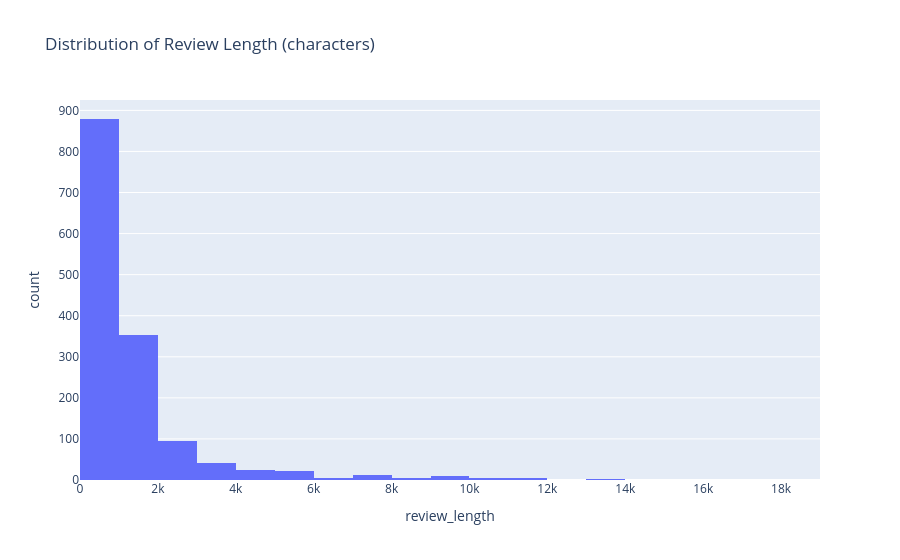

This figure's notebook cell:
### Markdown cell above
**Interpretation:** note which categories dominate the catalog and which are thin — a thin category (only a handful of products) will produce an unreliable-looking box plot later in the bivariate section, since a few products can't represent a "typical" price range for that category.

### 6c. Text column — review content (univariate on the text data)

### Code cell
txt_df['review_length'] = txt_df['review_content'].astype(str).apply(len)

fig = px.histogram(txt_df, x='review_length', nbins=30,
                    title='Distribution of Review Length (characters)')
fig.show()

### Figure 1 — Plotly figure (JSON) as saved in the notebook; plotly's stock layout.template omitted (floating-point values rounded to 4 significant figures; data arrays with more than 128 entries replaced by an {"elided": "..."} marker saying what was removed)
{"data": [{"bingroup": "x", "hovertemplate": "review_length=%{x}<br>count=%{y}<extra></extra>", "legendgroup": "", "marker": {"color": "#636efa", "pattern": {"shape": ""}}, "name": "", "nbinsx": 30, "orientation": "v", "showlegend": false, "type": "histogram", "x": {"elided": "1465 int values"}, "xaxis": "x", "yaxis": "y"}], "layout": {"barmode": "relative", "legend": {"tracegroupgap": 0}, "title": {"text": "Distribution of Review Length (characters)"}, "xaxis": {"anchor": "y", "domain": [0, 1], "title": {"text": "review_length"}}, "yaxis": {"anchor": "x", "domain": [0, 1], "title": {"text": "count"}}}}
